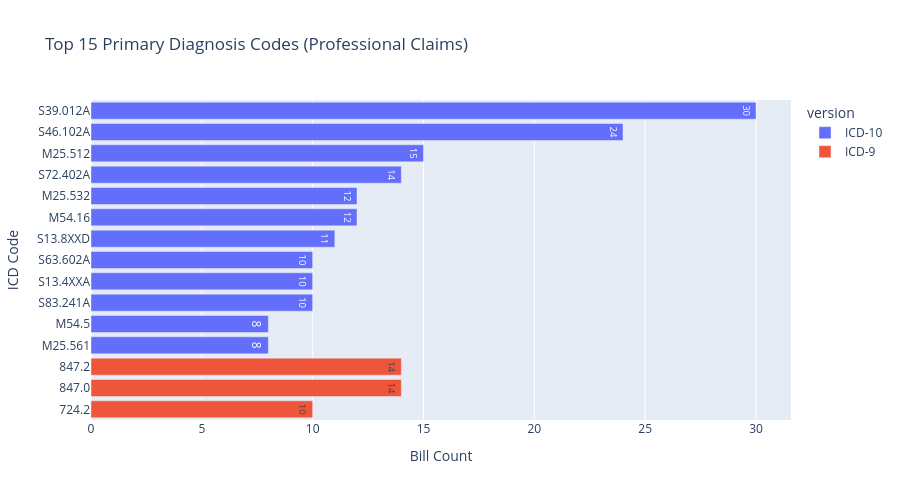

The notebook cell this image was saved under:
### Code cell
# Primary diagnosis codes — top 15 across professional claims
prof_headers = all_headers[all_headers['claim_category'] == 'professional'].copy()
dx_counts = prof_headers['dx1'].value_counts().head(15).reset_index()
dx_counts.columns = ['icd_code', 'count']

# Classify ICD version
dx_counts['version'] = dx_counts['icd_code'].apply(lambda x: 'ICD-10' if '.' in str(x) and str(x)[0].isalpha() else 'ICD-9')

fig = px.bar(dx_counts, x='count', y='icd_code', orientation='h',
             color='version', title='Top 15 Primary Diagnosis Codes (Professional Claims)',
             labels={'count': 'Bill Count', 'icd_code': 'ICD Code'},
             text='count')
fig.update_layout(yaxis=dict(autorange='reversed'), height=500)
fig.show()

### Figure 1 — Plotly figure (JSON) as saved in the notebook; plotly's stock layout.template omitted (floating-point values rounded to 4 significant figures)
{"data": [{"hovertemplate": "version=ICD-10<br>Bill Count=%{text}<br>ICD Code=%{y}<extra></extra>", "legendgroup": "ICD-10", "marker": {"color": "#636efa", "pattern": {"shape": ""}}, "name": "ICD-10", "orientation": "h", "showlegend": true, "text": [30.0, 24.0, 15.0, 14.0, 12.0, 12.0, 11.0, 10.0, 10.0, 10.0, 8.0, 8.0], "textposition": "auto", "type": "bar", "x": [30, 24, 15, 14, 12, 12, 11, 10, 10, 10, 8, 8], "xaxis": "x", "y": ["S39.012A", "S46.102A", "M25.512", "S72.402A", "M25.532", "M54.16", "S13.8XXD", "S63.602A", "S13.4XXA", "S83.241A", "M54.5", "M25.561"], "yaxis": "y"}, {"hovertemplate": "version=ICD-9<br>Bill Count=%{text}<br>ICD Code=%{y}<extra></extra>", "legendgroup": "ICD-9", "marker": {"color": "#EF553B", "pattern": {"shape": ""}}, "name": "ICD-9", "orientation": "h", "showlegend": true, "text": [14.0, 14.0, 10.0], "textposition": "auto", "type": "bar", "x": [14, 14, 10], "xaxis": "x", "y": ["847.2", "847.0", "724.2"], "yaxis": "y"}], "layout": {"barmode": "relative", "height": 500, "legend": {"title": {"text": "version"}, "tracegroupgap": 0}, "title": {"text": "Top 15 Primary Diagnosis Codes (Professional Claims)"}, "xaxis": {"anchor": "y", "domain": [0, 1], "title": {"text": "Bill Count"}}, "yaxis": {"anchor": "x", "autorange": "reversed", "domain": [0, 1], "title": {"text": "ICD Code"}}}}
